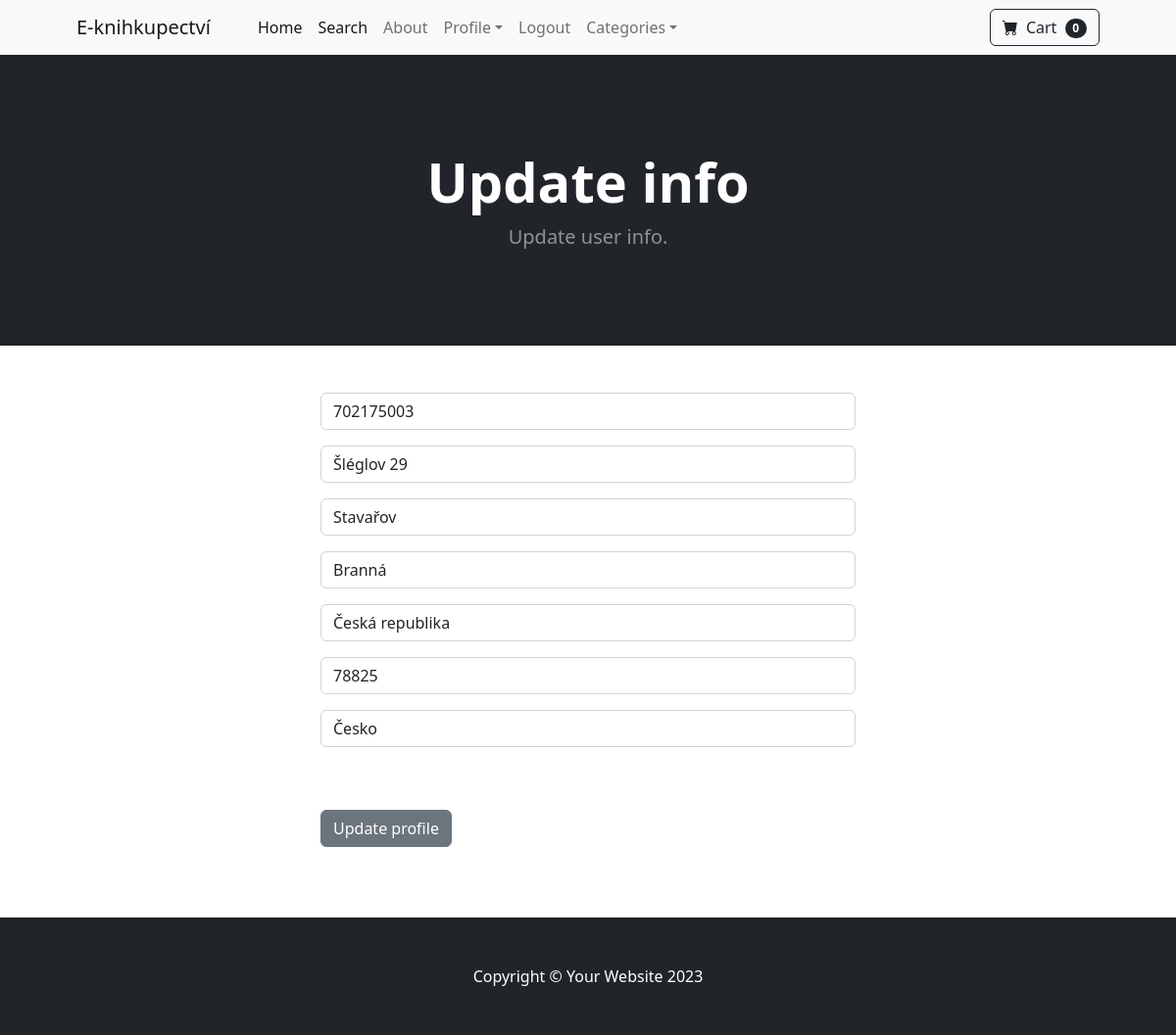
The page /update_info/ (signed in) on the database its author committed.
### store/models.py (models this page shows, shortened)
class Profile(models.Model):
    user = models.OneToOneField(User, on_delete=models.CASCADE)
    date_modified = models.DateTimeField(User, auto_now=True)
    phone = models.CharField(max_length=20, blank=True)
    address1 = models.CharField(max_length=200, blank=True)
    address2 = models.CharField(max_length=200, blank=True)
    city = models.CharField(max_length=200, blank=True)
    state = models.CharField(max_length=200, blank=True)
    zipcode = models.CharField(max_length=200, blank=True)
    country = models.CharField(max_length=200, blank=True)
    old_cart = models.CharField(max_length=200, blank=True, null=True)

### store/views.py (the view)
# urls.py: path('update_info/', views.update_info, name='update_info'),
def update_info(request):
    if request.user.is_authenticated:
        current_user = Profile.objects.get(user__id=request.user.id)
        form = UserInfoForm(request.POST or None, instance=current_user)
        if form.is_valid():
            form.save()
            messages.success(request, "Your info has been updated!")
            return redirect('home')
        return render(request, "update_info.html", {'form':form})
    else:
        messages.success(request, "You must be logged in to access that page!")
        return redirect('home')

### store/forms.py
class UserInfoForm(forms.ModelForm):
	phone = forms.CharField(label="", widget=forms.TextInput(attrs={'class':'form-control', 'placeholder':'Phone'}), required=False)
	address1 = forms.CharField(label="", widget=forms.TextInput(attrs={'class':'form-control', 'placeholder':'Address 1'}), required=False)
	address2 = forms.CharField(label="", widget=forms.TextInput(attrs={'class':'form-control', 'placeholder':'Address 2'}), required=False)
	city = forms.CharField(label="", widget=forms.TextInput(attrs={'class':'form-control', 'placeholder':'City'}), required=False)
	state = forms.CharField(label="", widget=forms.TextInput(attrs={'class':'form-control', 'placeholder':'State'}), required=False)
	zipcode = forms.CharField(label="", widget=forms.TextInput(attrs={'class':'form-control', 'placeholder':'Zipcode'}), required=False)
	country = forms.CharField(label="", widget=forms.TextInput(attrs={'class':'form-control', 'placeholder':'Country'}), required=False)
	class Meta:
		model = Profile
		fields = ('phone', 'address1', 'address2', 'city', 'state', 'zipcode', 'country', )

### cart/cart.py (called while the page is built)
    def __len__(self):
        return len(self.cart)

### cart/context_processors.py (called while the page is built)
def cart(request):
    return {'cart': Cart(request)}

### store/templates/update_info.html (shortened to what this page needs)
{% extends 'base.html' %}
{% block content %}
    <header class="bg-dark py-5">
        <div class="container px-4 px-lg-5 my-5">
            <div class="text-center text-white">
                <h1 class="display-4 fw-bolder">Update info</h1>
                <p class="lead fw-normal text-white-50 mb-0">Update user info.</p>
            </div>
        </div>
    </header>
<br>
<br>
    <div class="container">
        <div class="row">
                <div class="col-md-6 offset-md-3">
                    <form method="POST" action="{% url 'update_info' %}">
                        {{ form.as_p }}
                        <br><br>
                        <button type="submit" class="btn btn-secondary">
                            Update profile
                        </button>
                    </form>
                    <br>
                    <br>
                    <br>
                </div>
        </div>
    </div>
{% endblock %}

### rows shown on the page
Profile: phone "702175003", address1 "Šléglov 29", address2 "Stavařov", city "Branná", state "Česká republika", zipcode "78825", country "Česko"

### other values the page prints
{{ cart|length }} "0"
